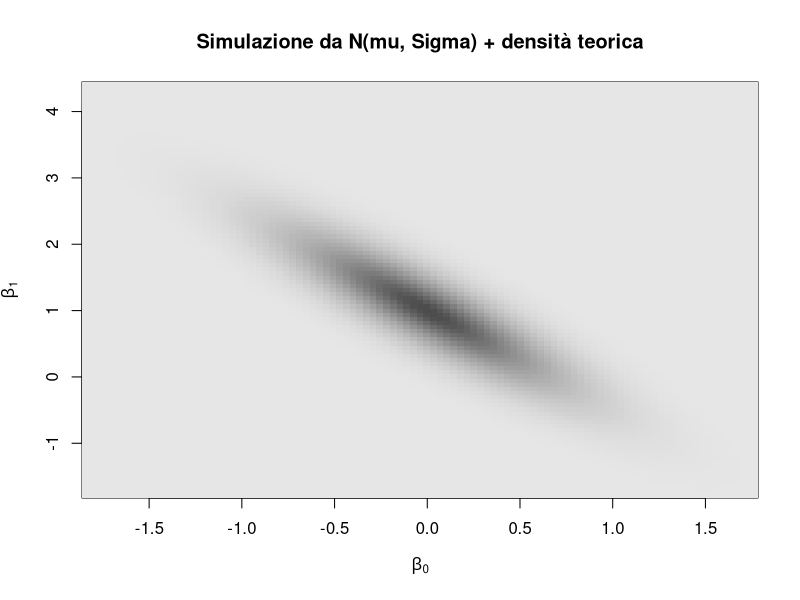
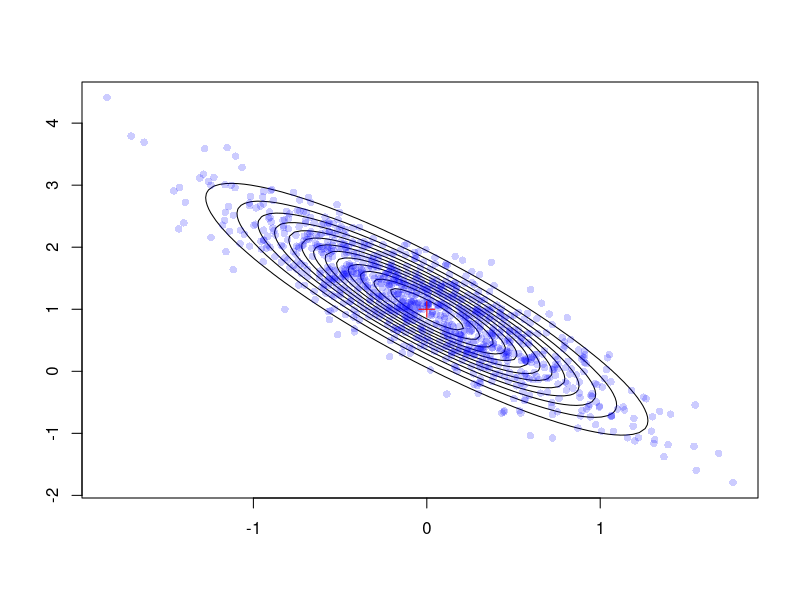

The R script that drew these images, in order:
set.seed(42)

# Parametri del modello
sge <- 0.8
sigma2 <- sge^2
x <- (1:10)/10
n <- length(x)
X <- cbind(1, x)
beta <- c(0, 1)

# Matrice teorica di covarianza
XtX_inv <- solve(t(X) %*% X)
V_theo <- sigma2 * XtX_inv

# Simulazione
B <- 100000
betas <- matrix(NA, nrow = B, ncol = 2)

for (i in 1:B) {
  y <- X %*% beta + rnorm(n, mean = 0, sd = sge)
  fit <- lsfit(x, y)
  betas[i, ] <- fit$coefficients
}

# Matrice empirica
V_emp <- cov(betas)

# Confronto
round(V_emp, 5)
round(V_theo, 5)








library(mvtnorm)

# 1. Parametri
mu <- c(0, 1)
CS <- matrix(c(0.3049, -0.4370, -0.4370, 0.7919), nrow = 2, byrow = TRUE)

# 2. Simula 10000 osservazioni da N(mu, CS)
set.seed(1230)
sim <- rmvnorm(1000, mean = mu, sigma = CS)

cs <- cov(sim)
# 3. Griglia per la densità teorica
b0gr <- seq(min(sim[,1]), max(sim[,1]), length.out = 101)
b1gr <- seq(min(sim[,2]), max(sim[,2]), length.out = 101)
grid <- expand.grid(b0 = b0gr, b1 = b1gr)

# 4. Densità teorica su griglia
dens_vals <- dmvnorm(grid, mean = mu, sigma = cs)
dens_mat <- matrix(dens_vals, nrow = 101, byrow = F)

# 5. Grafico
image(b0gr, b1gr, dens_mat, col = rev(gray.colors(100)),
      xlab = expression(beta[0]), ylab = expression(beta[1]),
      main = "Simulazione da N(mu, Sigma) + densità teorica")
contour(b0gr, b1gr, (dens_mat), drawlabels = FALSE)
points(sim[,1], sim[,2], pch = 16, cex = 1, col = adjustcolor("blue", 0.2))

points(mu[1], mu[2], pch = 3, col = "red", cex = 1.5)
